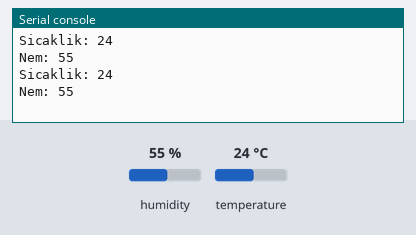
A program run on a simulated ESP8266 board running MicroPython. Shown: the last lines printed to the serial console. The test bench sets the inputs (shaded band); at power-on: humidity 55 %, temperature 24 °C.

Above: at 1.2 s.
1.3 s: humidity set to 22 %
At 2.5 s:
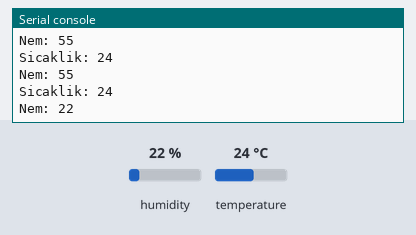
2.8 s: temperature set to 12 °C
At 3.9 s:
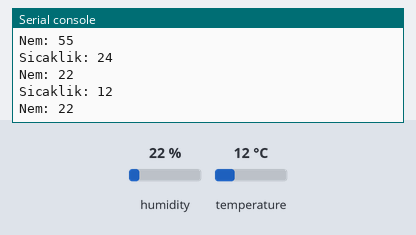
4.3 s: humidity set to 40 %
At 6.0 s:
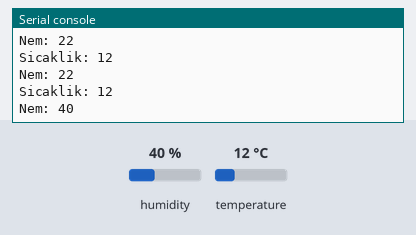
Timing chart, 0 to 7.5 s (numbered marks = the images above; inputs shaded):
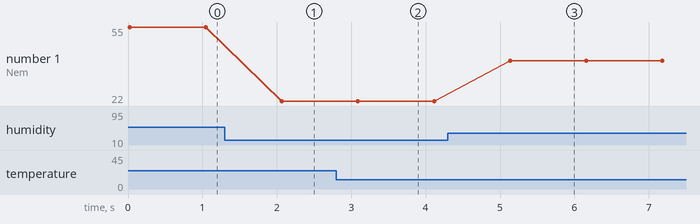

Measured:
- after the input at 1.3 s, the serial console: prints a new line after 0.77 s (image 1)
- after the input at 2.8 s, the serial console: prints a new line after 0.29 s (image 2)
- after the input at 4.3 s, the serial console: prints a new line after 0.84 s (image 3)
- plotted number 1: 55 → 22 after the input at 1.3 s, 22 → 40 after the input at 4.3 s

The program:

dht11.py
```python
from dht import DHT11
from machine import Pin
from time import sleep

dhtPin = Pin(5)
dht_second = 1

dht_sensor = DHT11(dhtPin)

while True:
    dht_sensor.measure()
    print("Sicaklik:", dht_sensor.temperature())
    print("Nem:", dht_sensor.humidity())
    sleep(dht_second)
```
